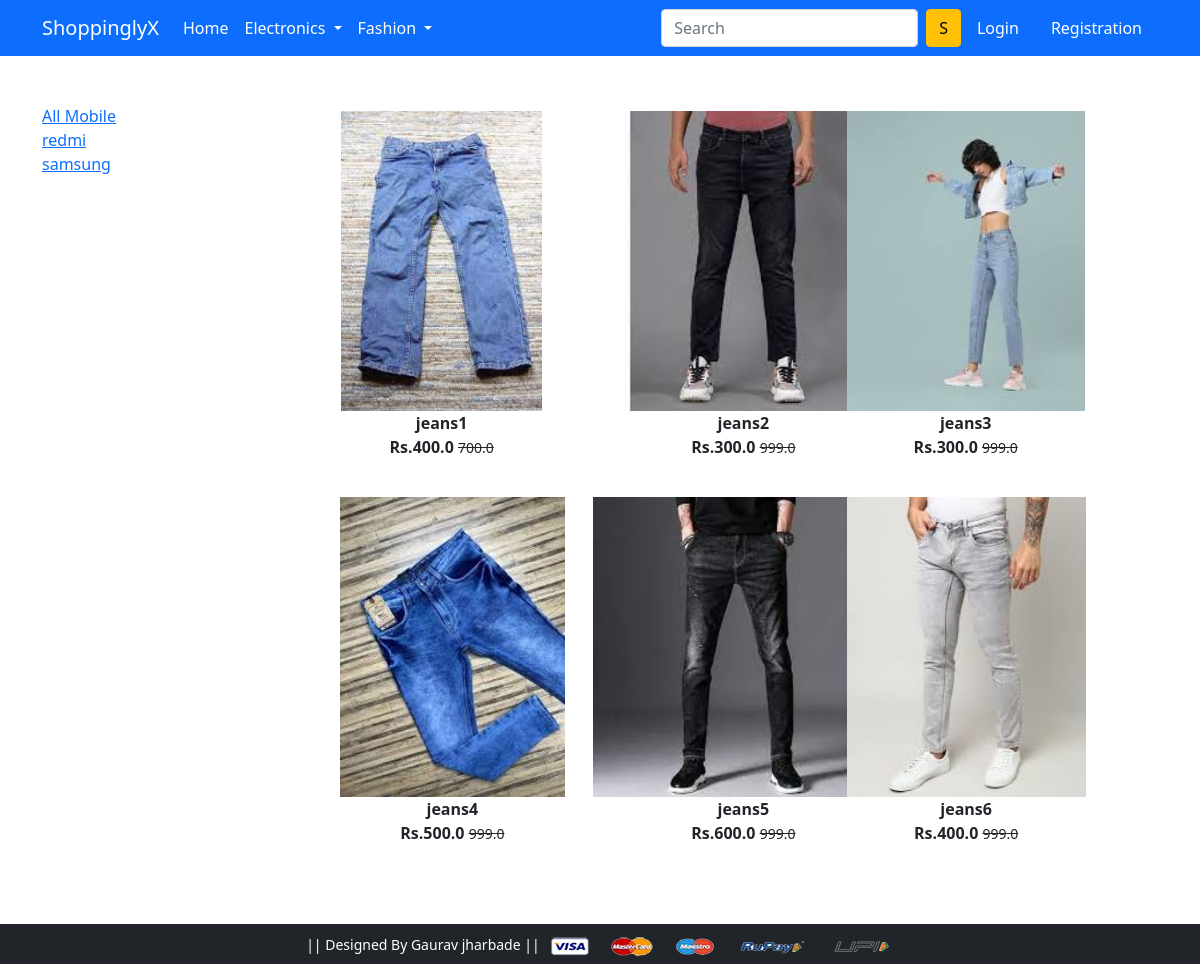
The app's page /bottomwear/ with its own data.
### app/models.py (models this page shows, shortened)
class Product(models.Model):
   title= models.CharField(max_length=100,default='')
   selling_price = models.FloatField()
   discounted_price = models.FloatField()
   description = models.TextField()
   brand = models.CharField(max_length=100)
   category = models.CharField(choices=CATEGOORY_CHOICES , max_length=2)
   product_image = models.ImageField(upload_to='productimg')

### app/views.py (the view)
# urls.py: path('bottomwear/',views.bottom_wear,name='bottomwear'),
def bottom_wear(request):
 bottom=Product.objects.filter(category='BW')
 return render(request,'app/bottomwear.html',{'bottom':bottom})

### app/templates/app/bottomwear.html (shortened to what this page needs)
{% extends 'app/base.html' %}
{% load static %}
{% block main-content %}
<div class="container my-5">
 <div class="row">
  <div class="col-sm-3">
   <div class="list-group">
    <a href="{% url 'mobile' %}" class="list-group-itemlist-group-item-action" aria-current="true">All Mobile</a>
    <a href="{% url 'mobiledata' 'redmi' %}" class="list-group-itemlist-group-item-action" aria-current="true">redmi</a>
    <a href="{% url 'mobiledata' 'samsung' %}" class="list-group-itemlist-group-item-action" aria-current="true">samsung</a>
</div>
  </div>
  <div class="col-sm-8">
    <div class="row">
        {% for bottom in bottom%}
       <div class="col-sm-4 text-center mb-4">
        <a href="{% url 'product-detail' bottom.id %}" class="btn">
          <div class="item">
            <img src="{{bottom.product_image.url}}" alt="" height="300" class="">
            <div class="fw-bold">{{bottom.title}}</div>
            <div class="fw-bold">Rs.{{bottom.discounted_price}}
                <small class="fw-light text-decoration-line-through">{{bottom.selling_price}}</small>
            </div>
          </div>
        </a>
       </div>
       {% endfor %}
    </div>
  </div>
</div>
</div>
{% endblock main-content %}

### records on screen
Product: product_image (picture), title "jeans1", discounted_price "400.0", selling_price "700.0"
Product: product_image (picture), title "jeans2", discounted_price "300.0", selling_price "999.0"
Product: product_image (picture), title "jeans3", discounted_price "300.0", selling_price "999.0"
Product: product_image (picture), title "jeans4", discounted_price "500.0", selling_price "999.0"
Product: product_image (picture), title "jeans5", discounted_price "600.0", selling_price "999.0"
Product: product_image (picture), title "jeans6", discounted_price "400.0", selling_price "999.0"
